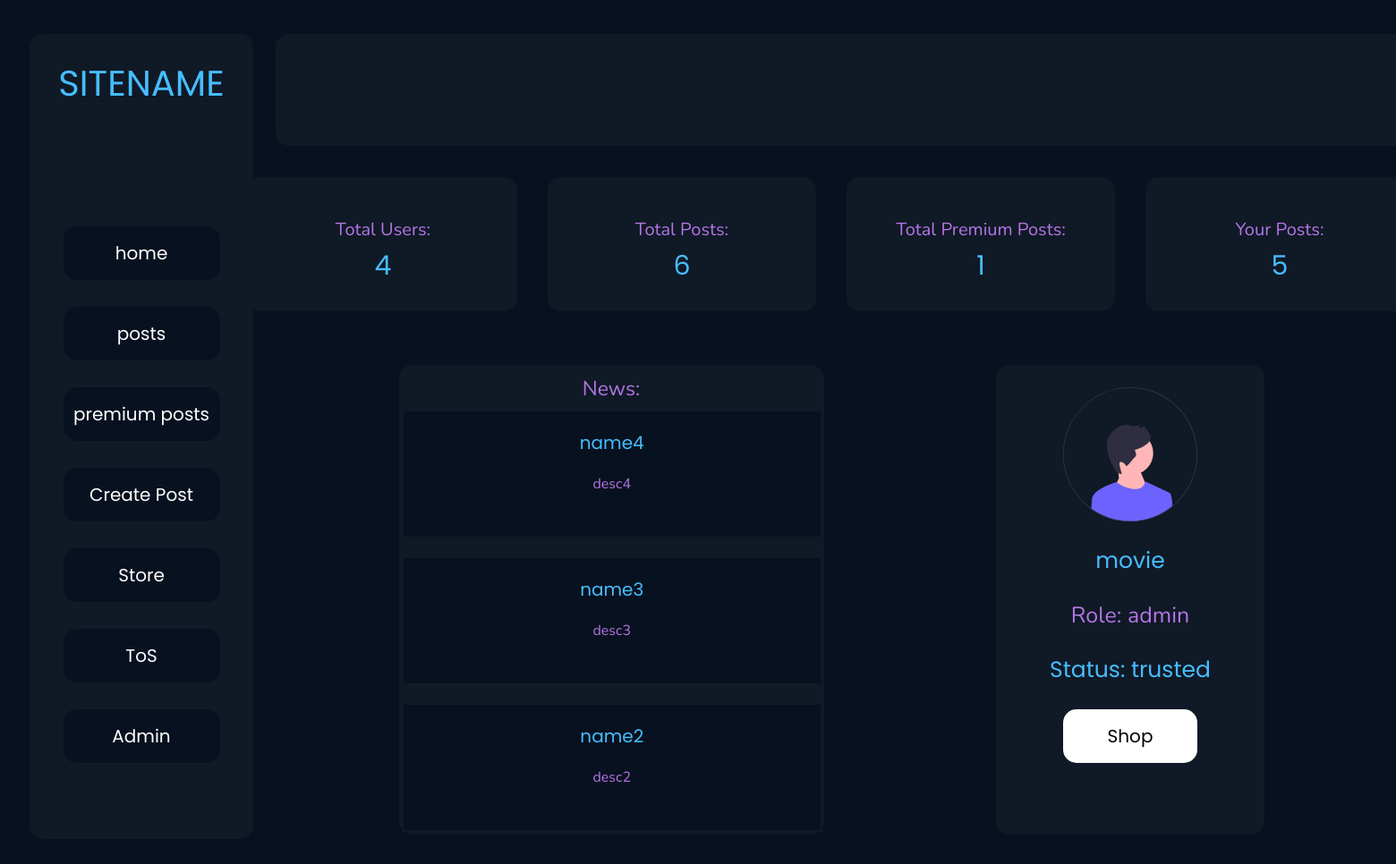
Page /home (signed in) on the committed database.
### tables this page shows
CREATE TABLE `settings` (
  `id` int(11) NOT NULL,
  `sitename` varchar(255) NOT NULL,
  `siteurl` varchar(255) NOT NULL,
  `sitelogo` varchar(255) NOT NULL,
  `maintenance` int(11) NOT NULL
);

CREATE TABLE `news` (
  `id` int(11) NOT NULL,
  `news-name` varchar(255) NOT NULL,
  `news-description` varchar(255) NOT NULL
);

CREATE TABLE `users` (
  `id` int(11) NOT NULL,
  `username` varchar(255) NOT NULL,
  `password` text NOT NULL,
  `premium` int(11) NOT NULL,
  `status` varchar(255) NOT NULL,
  `role` varchar(255) NOT NULL,
  `site` varchar(255) NOT NULL,
  `discord` text NOT NULL,
  `telegram` text NOT NULL,
  `banned` int(11) NOT NULL
);

### home.php (the view, shortened to what this page needs)
<?php
require 'configuration/config.php';
require 'configuration/functions.php';
if(isset($_SESSION['user'])){
?>
<html>
    <head>
        <link rel="stylesheet" href="assets/css/home.css">
    </head>
    <body>
        <div class="header">
            <p class="another-title-top header-title"><?php sitename(); ?></p>
            <div class="header-buttons">
                <a class="header-button" href="home">
                    <button>home</button>
                </a>
                <a class="header-button" href="posts">
                    <button>posts</button>
                </a>
                <a class="header-button" href="premium">
                    <button>premium posts</button>
                </a>
                <a class="header-button" href="create">
                    <button>Create Post</button>
                </a>
                <a class="header-button" href="shop">
                    <button>Store</button>
                </a>
                <a class="header-button" href="tos">
                    <button>ToS</button>
                </a>
                <?php
                $sql = "SELECT role FROM users WHERE username = '".$_SESSION['user']."'";
                $result = mysqli_query($conn, $sql);
                if(mysqli_num_rows($result)){
                    $adminbtn = mysqli_fetch_assoc($result);
                    $admin_button = $adminbtn['role'];
                    if($admin_button == "admin"){
                        echo '<a class="header-button" href="admin/index"><button>Admin</button></a>';
                    }
                }
                ?>
            </div>
            <div class="top-header">
            </div>
        </div>
        <div class="content">
            <div class="totalgraph">
                <p class="total-users another-title">Total Users:</p>
                <p class="users-count another-title-top"><?php $sql = "SELECT * FROM users"; $result = mysqli_query($conn, $sql); if(mysqli_num_rows($result) > 0){
                    echo mysqli_num_rows($result);
                }else{
                    echo "0";
                }?></p>
            </div>
            <div class="totalgraph">
                <p class="total-users another-title">Total Posts:</p>
                <p class="users-count another-title-top"><?php $sql = "SELECT * FROM posts"; $result = mysqli_query($conn, $sql); if(mysqli_num_rows($result) > 0){
                    echo mysqli_num_rows($result);
                }else{
                    echo "0";
                }?></p>
            </div>
            <div class="totalgraph">
                <p class="total-users another-title">Total Premium Posts:</p>
                <p class="users-count another-title-top"><?php $sql = "SELECT * FROM posts WHERE premium = '1'"; $result = mysqli_query($conn, $sql); if(mysqli_num_rows($result) > 0){
                    echo mysqli_num_rows($result);
                }else{
                    echo "0";
                }?></p>
            </div>
            <div class="totalgraph">
                <p class="total-users another-title">Your Posts:</p>
                <p class="users-count another-title-top"><?php $sql = "SELECT * FROM posts WHERE `posted-user` = '".$_SESSION['user']."'"; $result = mysqli_query($conn, $sql); if(mysqli_num_rows($result) > 0){
                    echo mysqli_num_rows($result);
                }else{
                    echo "0";
                }?></p>
            </div>
            <div class="news">
                <p class="another-title" style="position:absolute; transform:translate(-50%, -50%); left:50%; top:0.5%; font-size:23px;">News:</h1>
                <?php
                $sql = "SELECT * FROM news ORDER BY id DESC LIMIT 3";
                $result = mysqli_query($conn, $sql);
                if(mysqli_num_rows($result) > 0){
                    while($newsinfo = mysqli_fetch_assoc($result)){?>
                <div class="news-table">
                    <p class="news-title another-title-top"><?php echo $newsinfo['news-name']; ?></p>
                    <p class="description-title another-title"><?php echo $newsinfo['news-description']; ?></p>
                </div>
                <?php
                    }
                }else{
                    echo '<h1 class="another-title" style="position:relative; top:50px;">No News!</h1>';
                }
                ?>
            </div>
            <div class="profile">
                <img src="assets/img/profile/undraw_male_avatar_re_nyu5.svg" alt="" class="profile-pfp">
                <p class="profile-info another-title-top"><?php echo $_SESSION['user']; ?></p>
                <p class="profile-info another-title"><?php $sql = "SELECT role FROM users WHERE username='".$_SESSION['user']."'";
                $result = mysqli_query($conn, $sql);
                if(mysqli_num_rows($result) > 0){
                    while($userinfo = mysqli_fetch_assoc($result)){
                        echo "Role: ".$userinfo['role'];"";
                    }
                } ?></p>
                <p class="profile-info another-title-top"><?php $sql = "SELECT status FROM users WHERE username='".$_SESSION['user']."'";
                $result = mysqli_query($conn, $sql);
                if(mysqli_num_rows($result) > 0){
                    while($userinfo = mysqli_fetch_assoc($result)){
                        echo "Status: ".$userinfo['status'];"";
                    }
                } ?></p>
                <a href="shop">
                    <button class="profile-shop">Shop</button>
                </a>
            </div>
        </div>
    </body>
</html>
<?php
}else{
    header("Location: login");
}
?>

### configuration/functions.php (shortened to what this page needs)
<?php
function sitename() {
    require 'configuration/config.php';
    $sql = "SELECT sitename FROM settings LIMIT 1";
    $result = mysqli_query($conn, $sql);
    if(mysqli_num_rows($result) > 0){
        while($siteinfo = mysqli_fetch_assoc($result)){
            echo $siteinfo['sitename'];
        }
    }
}
?>

### assets/css/home.css (style rules this page uses)
body { background-color:#08111f; color:white; overflow-x:hidden; overflow-y:hidden; }
.another-title { color:#b476e5; font-family: 'Nunito', sans-serif; }
.another-title-top { color:#47bdff; font-family: 'Poppins', sans-serif; }
.header { position:relative; width:250px; height:900px; top:30px; background-color:#101926; left:25px; border-radius:15px; }
.top-header { height:125px; width:1570px; background-color:#101926; border-radius:15px; position:absolute; text-align:center; margin:auto; bottom:775px; left:275px; }
.header-title { position:relative; text-align:center; top:25px; font-size:40px; }
button { width:175px; height:60px; background-color:#08111f; color:white; border:none; border-radius:15px; font-family: 'Poppins', sans-serif; font-size:20px; margin:15px; cursor:pointer; }
.header-buttons { position:relative; text-align:center; }
.header-button { position:relative; top:100px; }
.content { width:1560px; height:730px; background-color:transparent; position:relative; text-align:center; margin:auto; bottom:700px; left:141px; }
.totalgraph { width:300px; height:150px; background-color:#101926; border-radius:15px; margin:15px; bottom:25px; position:relative; display:inline-block; }
.total-users { position:relative; font-size:20px; top:25px; }
.users-count { position:relative; font-size:30px; top:0px; }
.news { position:relative; width:475px; height:525px; background-color:#101926; top:0px; text-align:center; margin:auto; right:246px; border-radius:15px; }
.news-table { width:98%; height:140px; position:relative; top:50px; background-color:#08111f; margin:20px; right:16.5px; border:2px solid #101926; }
.news-title { font-size:20px; }
.profile { position:relative; text-align:center; margin:auto; width:300px; height:525px; background-color:#101926; left:334px; bottom:525px; border-radius:15px; }
.profile-pfp { position:relative; text-align:center; width:150px; height:150px; top:25px; }
.profile-info { font-size:25px; position:relative; top:25px; }
.profile-shop { position:relative; top:10px; width:150px; height:60px; background-color:white; color:black; border-radius:15px; font-size:20px; font-family: 'Poppins', sans-serif; }

### rows in the picture
settings: sitename "SITENAME"
news: value "name4", value "desc4"
news: value "name3", value "desc3"
news: value "name2", value "desc2"
users: role "admin", status "trusted"

### other values in the picture
mysqli_num_rows($result) "4"
mysqli_num_rows($result) "6"
mysqli_num_rows($result) "1"
mysqli_num_rows($result) "5"
$_SESSION['user'] "movie"
